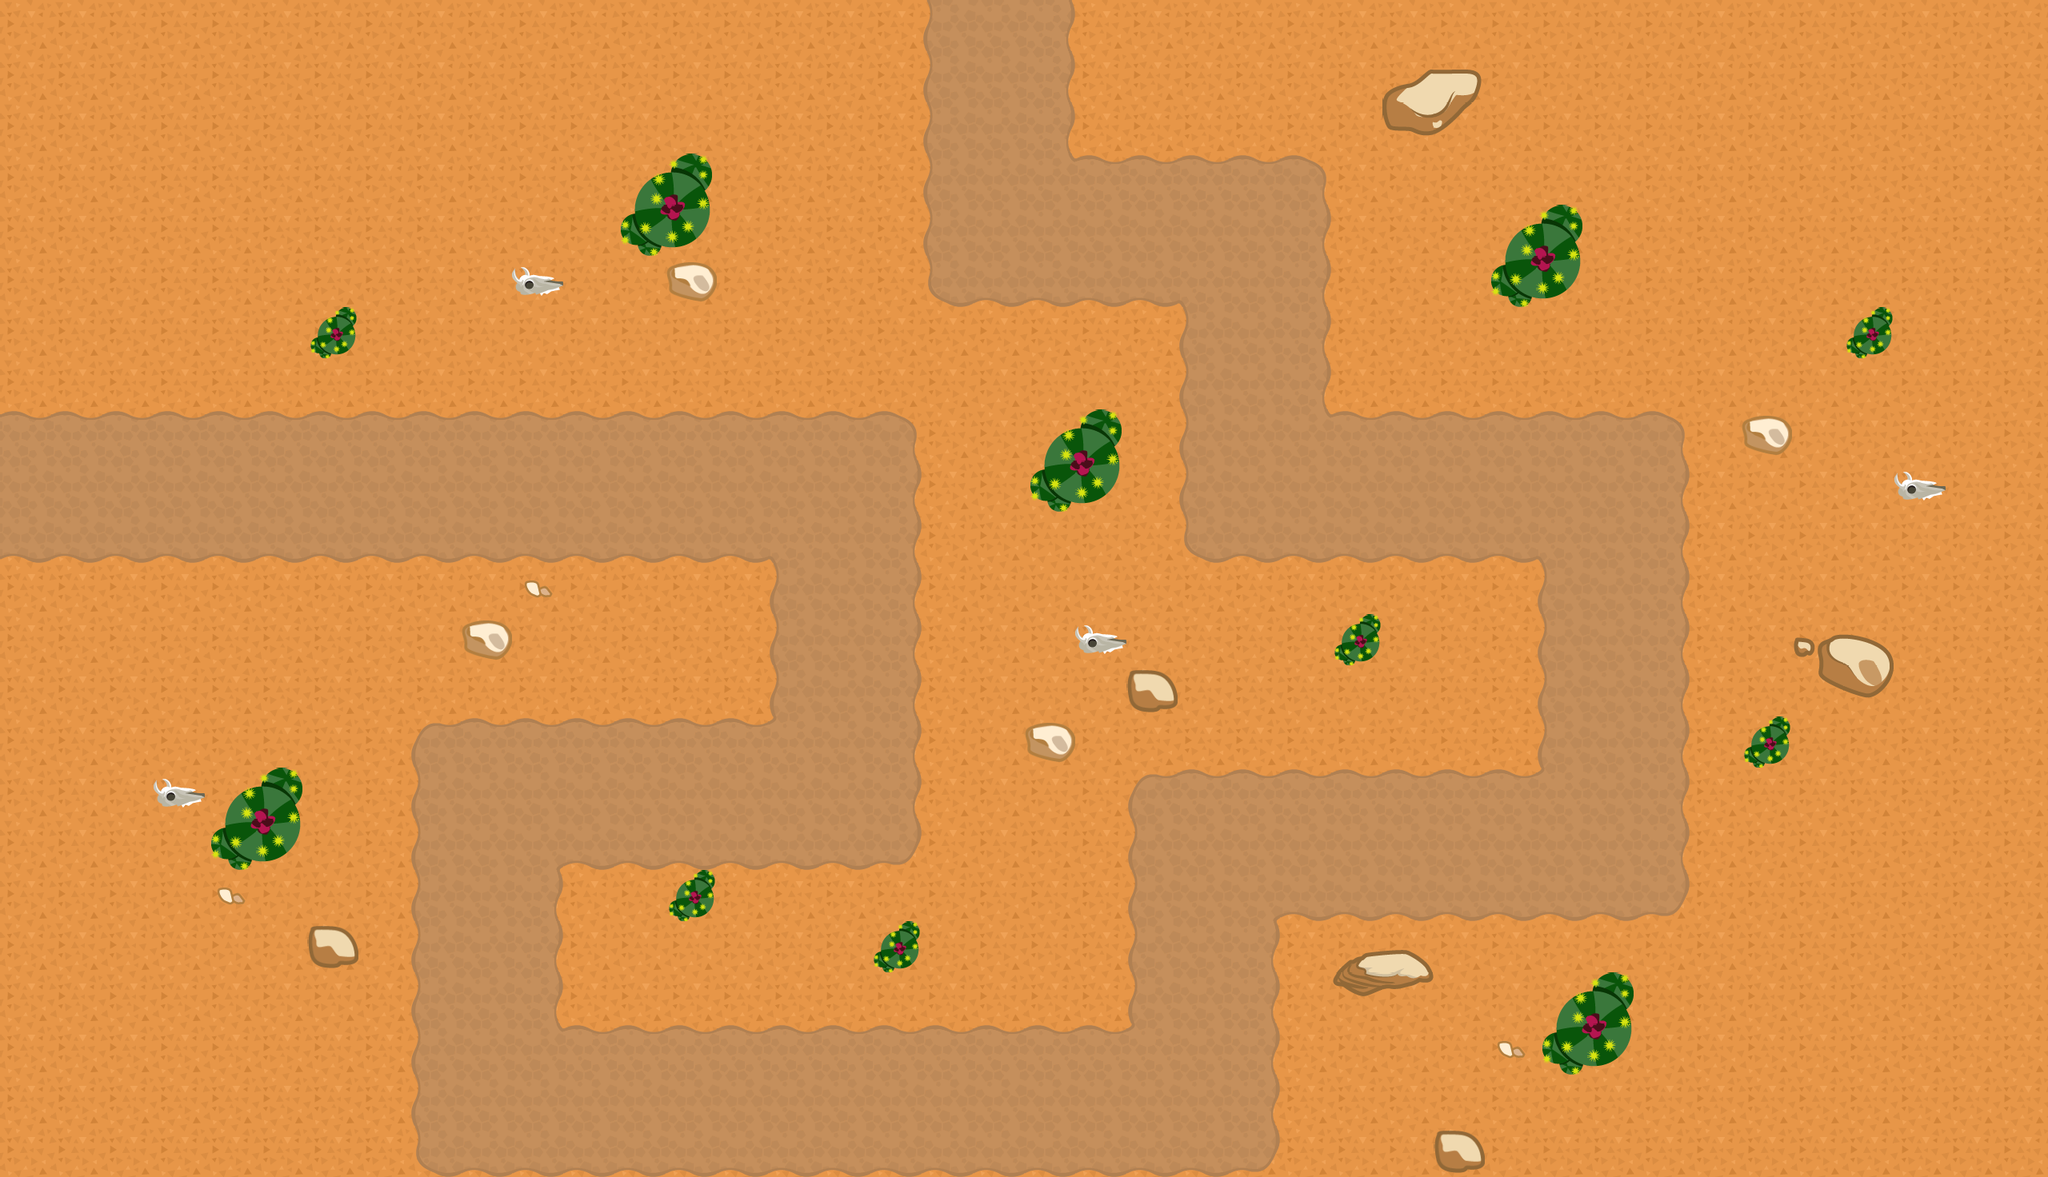

Rendered tile map (Tiled .tmx) drawn with the repository's tilesets; below, a short description and the full map source, tile grids included:
An orthogonal 40x23 tile map with 64x64 px tiles, 2 tile layers (Tile Layer 1, Tile Layer 2), 4 tilesets and 13 objects (PathLine).

<map version="1.0" tiledversion="1.0.2" orientation="orthogonal" renderorder="right-down" width="40" height="23" tilewidth="64" tileheight="64" nextobjectid="15">
 <tileset firstgid="1" name="tiles" tilewidth="64" tileheight="64" spacing="2" tilecount="49" columns="7">
  <image source="../tiles/tiles.png" width="512" height="512" />
  <terraintypes>
   <terrain name="Path" tile="18" />
  </terraintypes>
  <tile id="14" terrain=",,,0" />
  <tile id="15" terrain=",,0,0" />
  <tile id="16" terrain=",,0," />
  <tile id="17" terrain=",0,,0" />
  <tile id="18" terrain="0,0,0,0" />
  <tile id="19" terrain="0,,0," />
  <tile id="20" terrain=",0,," />
  <tile id="21" terrain="0,0,," />
  <tile id="22" terrain="0,,," />
  <tile id="23" terrain="0,,0,0" />
  <tile id="24" terrain=",0,0,0" />
  <tile id="25" terrain="0,0,,0" />
  <tile id="26" terrain="0,0,0," />
 </tileset>
 <tileset firstgid="50" name="tiles3" tilewidth="64" tileheight="64" spacing="2" tilecount="49" columns="7">
  <image source="../tiles/tiles3.png" width="512" height="512" />
 </tileset>
 <tileset firstgid="99" name="tiles4" tilewidth="64" tileheight="64" spacing="2" tilecount="105" columns="7">
  <image source="../tiles/tiles4.png" width="512" height="1024" />
 </tileset>
 <tileset firstgid="204" name="skull" tilewidth="64" tileheight="64" tilecount="1" columns="1">
  <image source="../tiles/z_Other/skull.png" width="64" height="64" />
 </tileset>
 <layer name="Tile Layer 1" width="40" height="23">
  <data encoding="csv">
1,1,1,1,1,1,1,1,1,1,1,1,1,1,1,1,1,1,1,1,1,1,1,1,1,1,1,1,1,1,1,1,1,1,1,1,1,1,1,1,
1,1,1,1,1,1,1,1,1,1,1,1,1,1,1,1,1,1,1,1,1,1,1,1,1,1,1,1,1,1,1,1,1,1,1,1,1,1,1,1,
1,1,1,1,1,1,1,1,1,1,1,1,1,1,1,1,1,1,1,1,1,1,1,1,1,1,1,1,1,1,1,1,1,1,1,1,1,1,1,1,
1,1,1,1,1,1,1,1,1,1,1,1,1,1,1,1,1,1,1,1,1,1,1,1,1,1,1,1,1,1,1,1,1,1,1,1,1,1,1,1,
1,1,1,1,1,1,1,1,1,1,1,1,1,1,1,1,1,1,1,1,1,1,1,1,1,1,1,1,1,1,1,1,1,1,1,1,1,1,1,1,
1,1,1,1,1,1,1,1,1,1,1,1,1,1,1,1,1,1,1,1,1,1,1,1,1,1,1,1,1,1,1,1,1,1,1,1,1,1,1,1,
1,1,1,1,1,1,1,1,1,1,1,1,1,1,1,1,1,1,1,1,1,1,1,1,1,1,1,1,1,1,1,1,1,1,1,1,1,1,1,1,
1,1,1,1,1,1,1,1,1,1,1,1,1,1,1,1,1,1,1,1,1,1,1,1,1,1,1,1,1,1,1,1,1,1,1,1,1,1,1,1,
1,1,1,1,1,1,1,1,1,1,1,1,1,1,1,1,1,1,1,1,1,1,1,1,1,1,1,1,1,1,1,1,1,1,1,1,1,1,1,1,
1,1,1,1,1,1,1,1,1,1,1,1,1,1,1,1,1,1,1,1,1,1,1,1,1,1,1,1,1,1,1,1,1,1,1,1,1,1,1,1,
1,1,1,1,1,1,1,1,1,1,1,1,1,1,1,1,1,1,1,1,1,1,1,1,1,1,1,1,1,1,1,1,1,1,1,1,1,1,1,1,
1,1,1,1,1,1,1,1,1,1,1,1,1,1,1,1,1,1,1,1,1,1,1,1,1,1,1,1,1,1,1,1,1,1,1,1,1,1,1,1,
1,1,1,1,1,1,1,1,1,1,1,1,1,1,1,1,1,1,1,1,1,1,1,1,1,1,1,1,1,1,1,1,1,1,1,1,1,1,1,1,
1,1,1,1,1,1,1,1,1,1,1,1,1,1,1,1,1,1,1,1,1,1,1,1,1,1,1,1,1,1,1,1,1,1,1,1,1,1,1,1,
1,1,1,1,1,1,1,1,1,1,1,1,1,1,1,1,1,1,1,1,1,1,1,1,1,1,1,1,1,1,1,1,1,1,1,1,1,1,1,1,
1,1,1,1,1,1,1,1,1,1,1,1,1,1,1,1,1,1,1,1,1,1,1,1,1,1,1,1,1,1,1,1,1,1,1,1,1,1,1,1,
1,1,1,1,1,1,1,1,1,1,1,1,1,1,1,1,1,1,1,1,1,1,1,1,1,1,1,1,1,1,1,1,1,1,1,1,1,1,1,1,
1,1,1,1,1,1,1,1,1,1,1,1,1,1,1,1,1,1,1,1,1,1,1,1,1,1,1,1,1,1,1,1,1,1,1,1,1,1,1,1,
1,1,1,1,1,1,1,1,1,1,1,1,1,1,1,1,1,1,1,1,1,1,1,1,1,1,1,1,1,1,1,1,1,1,1,1,1,1,1,1,
1,1,1,1,1,1,1,1,1,1,1,1,1,1,1,1,1,1,1,1,1,1,1,1,1,1,1,1,1,1,1,1,1,1,1,1,1,1,1,1,
1,1,1,1,1,1,1,1,1,1,1,1,1,1,1,1,1,1,1,1,1,1,1,1,1,1,1,1,1,1,1,1,1,1,1,1,1,1,1,1,
1,1,1,1,1,1,1,1,1,1,1,1,1,1,1,1,1,1,1,1,1,1,1,1,1,1,1,1,1,1,1,1,1,1,1,1,1,1,1,1,
1,1,1,1,1,1,1,1,1,1,1,1,1,1,1,1,1,1,1,1,1,1,1,1,1,1,1,1,1,1,1,1,1,1,1,1,1,1,1,1
</data>
 </layer>
 <layer name="Tile Layer 2" width="40" height="23">
  <data encoding="csv">
0,0,0,0,0,0,0,0,0,0,0,0,0,0,0,0,0,0,18,19,20,0,0,0,0,0,0,0,0,0,0,0,0,0,0,0,0,0,0,0,
0,0,0,0,0,0,0,0,0,0,0,0,0,0,0,0,0,0,18,19,20,0,0,0,0,0,0,57,58,0,0,0,0,0,0,0,0,0,0,0,
0,0,0,0,0,0,0,0,0,0,0,0,0,0,0,0,0,0,18,19,20,0,0,0,0,0,0,59,60,0,0,0,0,0,0,0,0,0,0,0,
0,0,0,0,0,0,0,0,0,0,0,0,129,130,0,0,0,0,18,19,24,16,16,16,16,17,0,0,0,0,0,0,0,0,0,0,0,0,0,0,
0,0,0,0,0,0,0,0,0,0,0,0,131,132,0,0,0,0,18,19,19,19,19,19,19,20,0,0,0,129,130,0,0,0,0,0,0,0,0,0,
0,0,0,0,0,0,0,0,0,0,204,0,0,54,0,0,0,0,21,22,22,22,22,26,19,20,0,0,0,131,132,0,0,0,0,0,0,0,0,0,
0,0,0,0,0,0,133,0,0,0,0,0,0,0,0,0,0,0,0,0,0,0,0,18,19,20,0,0,0,0,0,0,0,0,0,0,133,0,0,0,
0,0,0,0,0,0,0,0,0,0,0,0,0,0,0,0,0,0,0,0,0,0,0,18,19,20,0,0,0,0,0,0,0,0,0,0,0,0,0,0,
16,16,16,16,16,16,16,16,16,16,16,16,16,16,16,16,16,17,0,0,129,130,0,18,19,24,16,16,16,16,16,16,17,0,54,0,0,0,0,0,
19,19,19,19,19,19,19,19,19,19,19,19,19,19,19,19,19,20,0,0,131,132,0,18,19,19,19,19,19,19,19,19,20,0,0,0,0,204,0,0,
22,22,22,22,22,22,22,22,22,22,22,22,22,22,22,26,19,20,0,0,0,0,0,21,22,22,22,22,22,22,26,19,20,0,0,0,0,0,0,0,
0,0,0,0,0,0,0,0,0,0,56,0,0,0,0,18,19,20,0,0,0,0,0,0,0,0,0,0,0,0,18,19,20,0,0,0,0,0,0,0,
0,0,0,0,0,0,0,0,0,54,0,0,0,0,0,18,19,20,0,0,0,204,0,0,0,0,133,0,0,0,18,19,20,0,0,65,66,0,0,0,
0,0,0,0,0,0,0,0,0,0,0,0,0,0,0,18,19,20,0,0,0,0,55,0,0,0,0,0,0,0,18,19,20,0,0,67,68,0,0,0,
0,0,0,0,0,0,0,0,15,16,16,16,16,16,16,25,19,20,0,0,54,0,0,0,0,0,0,0,0,0,18,19,20,0,133,0,0,0,0,0,
0,0,0,204,129,130,0,0,18,19,19,19,19,19,19,19,19,20,0,0,0,0,15,16,16,16,16,16,16,16,25,19,20,0,0,0,0,0,0,0,
0,0,0,0,131,132,0,0,18,19,27,22,22,22,22,22,22,23,0,0,0,0,18,19,19,19,19,19,19,19,19,19,20,0,0,0,0,0,0,0,
0,0,0,0,56,0,0,0,18,19,20,0,0,133,0,0,0,0,0,0,0,0,18,19,27,22,22,22,22,22,22,22,23,0,0,0,0,0,0,0,
0,0,0,0,0,0,55,0,18,19,20,0,0,0,0,0,0,133,0,0,0,0,18,19,20,0,61,62,0,0,0,0,0,0,0,0,0,0,0,0,
0,0,0,0,0,0,0,0,18,19,20,0,0,0,0,0,0,0,0,0,0,0,18,19,20,0,63,64,0,0,129,130,0,0,0,0,0,0,0,0,
0,0,0,0,0,0,0,0,18,19,24,16,16,16,16,16,16,16,16,16,16,16,25,19,20,0,0,0,0,56,131,132,0,0,0,0,0,0,0,0,
0,0,0,0,0,0,0,0,18,19,19,19,19,19,19,19,19,19,19,19,19,19,19,19,20,0,0,0,0,0,0,0,0,0,0,0,0,0,0,0,
0,0,0,0,0,0,0,0,21,22,22,22,22,22,22,22,22,22,22,22,22,22,22,22,23,0,0,0,55,0,0,0,0,0,0,0,0,0,0,0
</data>
 </layer>
 <objectgroup name="Path">
  <object id="14" name="PathLine" x="-30" y="608">
   <polyline points="30,0 1086,0 1086,384 638,384 638,768 1534,768 1534,448 2046,448 2046,0 1598,0 1598,-320 1278,-320 1278,-608" />
  </object>
 </objectgroup>
 <objectgroup name="Boundary">
  <object id="2" x="1.57606" y="525.5" width="1125.33" height="167.061" />
  <object id="3" x="973.365" y="537.053" width="166.633" height="527.144" />
  <object id="4" x="538.335" y="909.47" width="586.997" height="167.061" />
  <object id="5" x="525.6" y="920.345" width="166.633" height="527.144" />
  <object id="6" x="540.002" y="1293.47" width="1036.41" height="167.061" />
  <object id="7" x="1421.68" y="986.345" width="166.633" height="458.477" />
  <object id="8" x="1432.5" y="973.47" width="653.997" height="167.061" />
  <object id="9" x="1933.93" y="538.178" width="166.633" height="582.894" />
  <object id="10" x="1178.38" y="205.136" width="459.997" height="167.061" />
  <object id="11" x="1485.68" y="217.762" width="166.633" height="464.477" />
  <object id="12" x="1499.5" y="525.136" width="588.997" height="167.061" />
  <object id="13" x="1166.02" y="0.7615" width="166.633" height="360.81" />
 </objectgroup>
</map>
